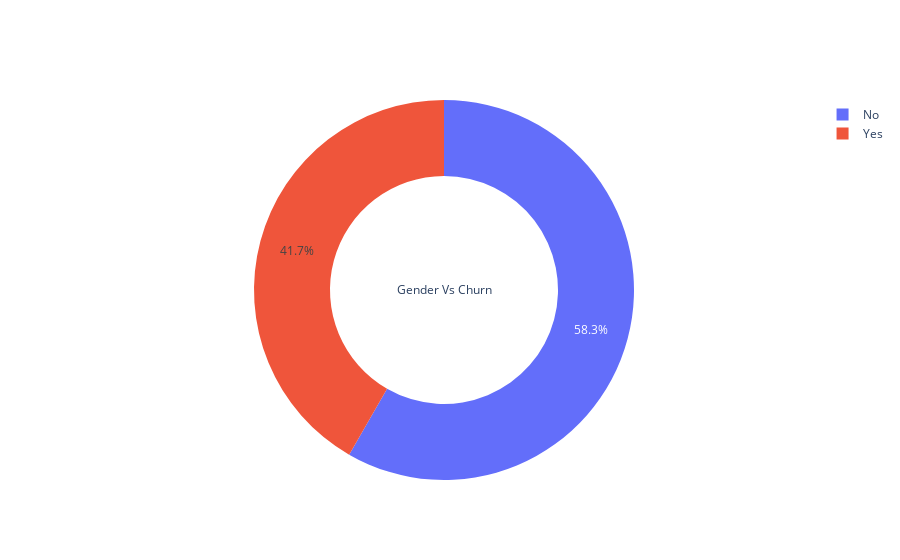

The cell this chart's notebook holds for it:
### Markdown cell above
#### 2. Churn Value Vs Senior Citizen

### Code cell
labels = df_features['Churn']
values = df_features['SeniorCitizen']
# Use `hole` to create a donut-like pie chart
fig = go.Figure(data=[go.Pie(labels=labels, values=values, hole=.6,title='Gender Vs Churn')])
fig.show()

### Figure 1 — Plotly figure (JSON) as saved in the notebook; plotly's stock layout.template omitted (floating-point values rounded to 4 significant figures; data arrays with more than 128 entries replaced by an {"elided": "..."} marker saying what was removed)
{"data": [{"hole": 0.6, "labels": {"elided": "7043 str values"}, "title": {"text": "Gender Vs Churn"}, "type": "pie", "values": {"elided": "7043 int values"}}], "layout": {}}
